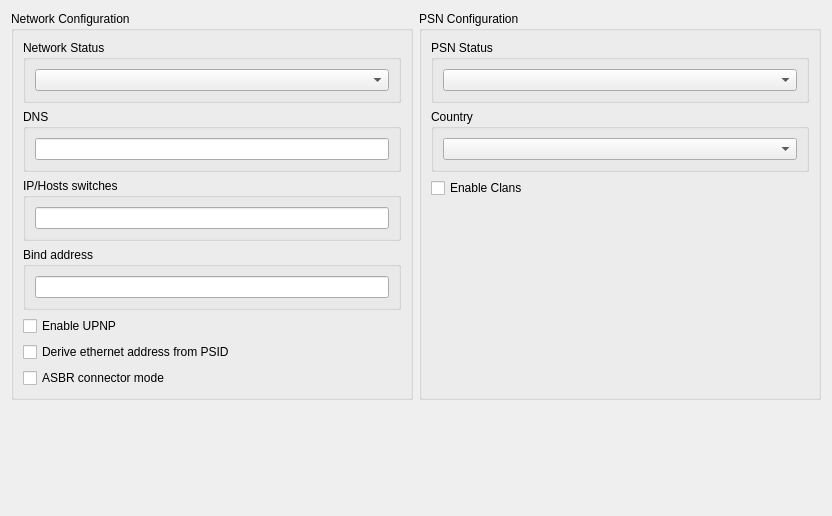
         <widget class="QWidget" name="networkTabScrollContents">
          <property name="geometry">
           <rect>
            <x>0</x>
            <y>0</y>
            <width>832</width>
            <height>516</height>
           </rect>
          </property>
          <layout class="QVBoxLayout" name="networkTabScrollContentsLayout">
           <item>
            <layout class="QHBoxLayout" name="networkTabLayout" stretch="0,0">
             <item>
              <widget class="QGroupBox" name="gb_network_status">
               <property name="title">
                <string>Network Configuration</string>
               </property>
               <layout class="QVBoxLayout" name="gb_network_status_layout" stretch="0,0,0,0,0,0,0,0">
                <item>
                 <widget class="QGroupBox" name="gb_netStatusBox">
                  <property name="title">
                   <string>Network Status</string>
                  </property>
                  <layout class="QVBoxLayout" name="gb_netStatusBox_layout">
                   <item>
                    <widget class="QComboBox" name="netStatusBox"/>
                   </item>
                  </layout>
                 </widget>
                </item>
                <item>
                 <widget class="QGroupBox" name="gb_edit_dns">
                  <property name="title">
                   <string>DNS</string>
                  </property>
                  <layout class="QVBoxLayout" name="gb_edit_dns_layout">
                   <item>
                    <widget class="QLineEdit" name="edit_dns">
                     <property name="sizePolicy">
                      <sizepolicy hsizetype="Preferred" vsizetype="Fixed">
                       <horstretch>0</horstretch>
                       <verstretch>0</verstretch>
                      </sizepolicy>
                     </property>
                    </widget>
                   </item>
                  </layout>
                 </widget>
                </item>
                <item>
                 <widget class="QGroupBox" name="gb_edit_swaps">
                  <property name="title">
                   <string>IP/Hosts switches</string>
                  </property>
                  <layout class="QVBoxLayout" name="gb_edit_swaps_layout">
                   <item>
                    <widget class="QLineEdit" name="edit_swaps">
                     <property name="sizePolicy">
                      <sizepolicy hsizetype="Preferred" vsizetype="Fixed">
                       <horstretch>0</horstretch>
                       <verstretch>0</verstretch>
                      </sizepolicy>
                     </property>
                    </widget>
                   </item>
                  </layout>
                 </widget>
                </item>
                <item>
                 <widget class="QGroupBox" name="gb_edit_bind">
                  <property name="title">
                   <string>Bind address</string>
                  </property>
                  <layout class="QVBoxLayout" name="gb_edit_bind_layout">
                   <item>
                    <widget class="QLineEdit" name="edit_bind">
                     <property name="sizePolicy">
                      <sizepolicy hsizetype="Preferred" vsizetype="Fixed">
                       <horstretch>0</horstretch>
                       <verstretch>0</verstretch>
                      </sizepolicy>
                     </property>
                    </widget>
                   </item>
                  </layout>
                 </widget>
                </item>
                <item>
                 <widget class="QCheckBox" name="enable_upnp">
                  <property name="text">
                   <string>Enable UPNP</string>
                  </property>
                 </widget>
                </item>
                <item>
                 <widget class="QCheckBox" name="derive_mac_from_psid">
                  <property name="text">
                   <string>Derive ethernet address from PSID</string>
                  </property>
                 </widget>
                </item>
                <item>
                 <widget class="QCheckBox" name="psas_connector_mode">
                  <property name="text">
                   <string>ASBR connector mode</string>
                  </property>
                 </widget>
                </item>
                <item>
                 <spacer name="networkTabSpacerLeft">
                  <property name="orientation">
                   <enum>Qt::Orientation::Vertical</enum>
                  </property>
                  <property name="sizeType">
                   <enum>QSizePolicy::Policy::MinimumExpanding</enum>
                  </property>
                  <property name="sizeHint" stdset="0">
                   <size>
                    <width>0</width>
                    <height>0</height>
                   </size>
                  </property>
                 </spacer>
                </item>
               </layout>
              </widget>
             </item>
             <item>
              <widget class="QGroupBox" name="gb_psn_config">
               <property name="title">
                <string>PSN Configuration</string>
               </property>
               <layout class="QVBoxLayout" name="gb_psn_config_layout">
                <item>
                 <widget class="QGroupBox" name="gb_psnStatusBox">
                  <property name="title">
                   <string>PSN Status</string>
                  </property>
                  <layout class="QVBoxLayout" name="gb_psnStatusBox_layout">
                   <item>
                    <widget class="QComboBox" name="psnStatusBox"/>
                   </item>
                  </layout>
                 </widget>
                </item>
                <item>
                 <widget class="QGroupBox" name="gb_psnCountryBox">
                  <property name="title">
                   <string>Country</string>
                  </property>
                  <layout class="QVBoxLayout" name="gb_psnCountryBox_layout">
                   <item>
                    <widget class="QComboBox" name="psnCountryBox"/>
                   </item>
                  </layout>
                 </widget>
                </item>
                <item>
                 <widget class="QCheckBox" name="enable_clans">
                  <property name="text">
                   <string>Enable Clans</string>
                  </property>
                 </widget>
                </item>
                <item>
                 <spacer name="networkTabSpacerRight">
                  <property name="orientation">
                   <enum>Qt::Orientation::Vertical</enum>
                  </property>
                  <property name="sizeType">
                   <enum>QSizePolicy::Policy::MinimumExpanding</enum>
                  </property>
                  <property name="sizeHint" stdset="0">
                   <size>
                    <width>0</width>
                    <height>0</height>
                   </size>
                  </property>
                 </spacer>
                </item>
               </layout>
              </widget>
             </item>
            </layout>
           </item>
           <item>
            <spacer name="networkTabSpacer">
             <property name="orientation">
              <enum>Qt::Orientation::Vertical</enum>
             </property>
             <property name="sizeType">
              <enum>QSizePolicy::Policy::MinimumExpanding</enum>
             </property>
             <property name="sizeHint" stdset="0">
              <size>
               <width>0</width>
               <height>0</height>
              </size>
             </property>
            </spacer>
           </item>
          </layout>
         </widget>
